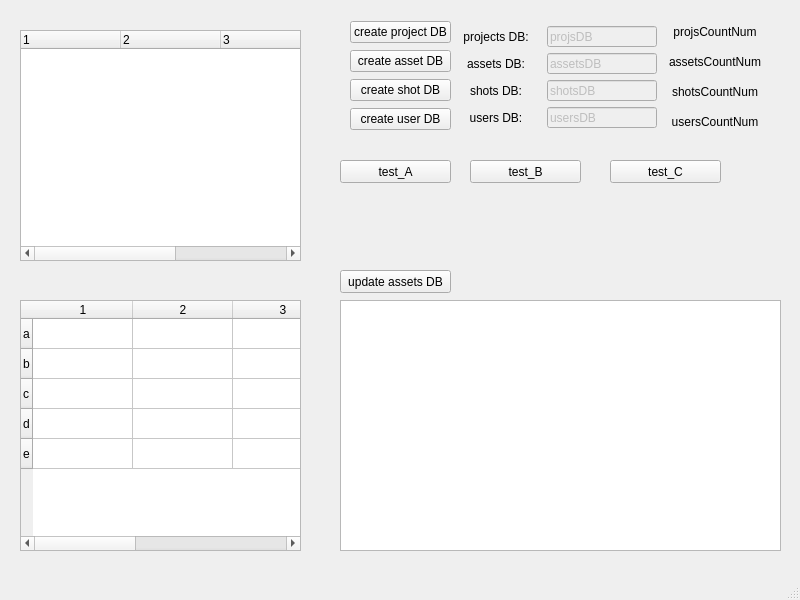
<?xml version="1.0" encoding="UTF-8"?>
<ui version="4.0">
 <class>MainWindow</class>
 <widget class="QMainWindow" name="MainWindow">
  <property name="geometry">
   <rect>
    <x>0</x>
    <y>0</y>
    <width>800</width>
    <height>600</height>
   </rect>
  </property>
  <property name="windowTitle">
   <string>MainWindow</string>
  </property>
  <widget class="QWidget" name="centralwidget">
   <widget class="QWidget" name="horizontalLayoutWidget">
    <property name="geometry">
     <rect>
      <x>350</x>
      <y>20</y>
      <width>411</width>
      <height>114</height>
     </rect>
    </property>
    <layout class="QHBoxLayout" name="horizontalLayout">
     <item>
      <layout class="QVBoxLayout" name="verticalLayout_5">
       <item>
        <widget class="QPushButton" name="createProjectDB_pushButton">
         <property name="text">
          <string>create project DB</string>
         </property>
        </widget>
       </item>
       <item>
        <widget class="QPushButton" name="createAssetDB_pushButton">
         <property name="text">
          <string>create asset DB</string>
         </property>
        </widget>
       </item>
       <item>
        <widget class="QPushButton" name="createShotDB_pushButton">
         <property name="text">
          <string>create shot DB</string>
         </property>
        </widget>
       </item>
       <item>
        <widget class="QPushButton" name="createUserDB_pushButton">
         <property name="text">
          <string>create user DB</string>
         </property>
        </widget>
       </item>
      </layout>
     </item>
     <item>
      <layout class="QVBoxLayout" name="verticalLayout_3">
       <property name="margin">
        <number>6</number>
       </property>
       <item>
        <widget class="QLabel" name="projectDBName_label">
         <property name="text">
          <string>projects DB:</string>
         </property>
         <property name="alignment">
          <set>Qt::AlignCenter</set>
         </property>
        </widget>
       </item>
       <item>
        <widget class="QLabel" name="assetDBName_label">
         <property name="text">
          <string>assets DB:</string>
         </property>
         <property name="alignment">
          <set>Qt::AlignCenter</set>
         </property>
        </widget>
       </item>
       <item>
        <widget class="QLabel" name="shotDBName_label">
         <property name="text">
          <string>shots DB:</string>
         </property>
         <property name="alignment">
          <set>Qt::AlignCenter</set>
         </property>
        </widget>
       </item>
       <item>
        <widget class="QLabel" name="user_DBName_label">
         <property name="text">
          <string>users DB:</string>
         </property>
         <property name="alignment">
          <set>Qt::AlignCenter</set>
         </property>
        </widget>
       </item>
      </layout>
     </item>
     <item>
      <layout class="QVBoxLayout" name="verticalLayout_4">
       <property name="margin">
        <number>6</number>
       </property>
       <item>
        <widget class="QLineEdit" name="projectDBName_lineEdit">
         <property name="enabled">
          <bool>false</bool>
         </property>
         <property name="text">
          <string>projsDB</string>
         </property>
        </widget>
       </item>
       <item>
        <widget class="QLineEdit" name="assetDBName_lineEdit">
         <property name="enabled">
          <bool>false</bool>
         </property>
         <property name="text">
          <string>assetsDB</string>
         </property>
        </widget>
       </item>
       <item>
        <widget class="QLineEdit" name="shotDB_lineEdit">
         <property name="enabled">
          <bool>false</bool>
         </property>
         <property name="text">
          <string>shotsDB</string>
         </property>
        </widget>
       </item>
       <item>
        <widget class="QLineEdit" name="userDB_lineEdit">
         <property name="enabled">
          <bool>false</bool>
         </property>
         <property name="text">
          <string>usersDB</string>
         </property>
        </widget>
       </item>
      </layout>
     </item>
     <item>
      <layout class="QVBoxLayout" name="verticalLayout_2">
       <item>
        <widget class="QLabel" name="projectDBCount_label">
         <property name="text">
          <string>projsCountNum</string>
         </property>
         <property name="alignment">
          <set>Qt::AlignCenter</set>
         </property>
        </widget>
       </item>
       <item>
        <widget class="QLabel" name="assetDBCount_label">
         <property name="text">
          <string>assetsCountNum</string>
         </property>
         <property name="alignment">
          <set>Qt::AlignCenter</set>
         </property>
        </widget>
       </item>
       <item>
        <widget class="QLabel" name="shotDBCount_label">
         <property name="text">
          <string>shotsCountNum</string>
         </property>
         <property name="alignment">
          <set>Qt::AlignCenter</set>
         </property>
        </widget>
       </item>
       <item>
        <widget class="QLabel" name="userDBCount_label">
         <property name="text">
          <string>usersCountNum</string>
         </property>
         <property name="alignment">
          <set>Qt::AlignCenter</set>
         </property>
        </widget>
       </item>
      </layout>
     </item>
    </layout>
   </widget>
   <widget class="QPushButton" name="update_AssetDB_pushButton">
    <property name="geometry">
     <rect>
      <x>340</x>
      <y>270</y>
      <width>111</width>
      <height>23</height>
     </rect>
    </property>
    <property name="text">
     <string>update assets DB</string>
    </property>
   </widget>
   <widget class="QPushButton" name="testA_pushButton">
    <property name="geometry">
     <rect>
      <x>340</x>
      <y>160</y>
      <width>111</width>
      <height>23</height>
     </rect>
    </property>
    <property name="text">
     <string>test_A</string>
    </property>
   </widget>
   <widget class="QPushButton" name="testB_pushButton">
    <property name="geometry">
     <rect>
      <x>470</x>
      <y>160</y>
      <width>111</width>
      <height>23</height>
     </rect>
    </property>
    <property name="text">
     <string>test_B</string>
    </property>
   </widget>
   <widget class="QPushButton" name="testC_pushButton">
    <property name="geometry">
     <rect>
      <x>610</x>
      <y>160</y>
      <width>111</width>
      <height>23</height>
     </rect>
    </property>
    <property name="text">
     <string>test_C</string>
    </property>
   </widget>
   <widget class="QTreeWidget" name="treeWidget">
    <property name="geometry">
     <rect>
      <x>20</x>
      <y>30</y>
      <width>281</width>
      <height>231</height>
     </rect>
    </property>
    <column>
     <property name="text">
      <string>1</string>
     </property>
    </column>
    <column>
     <property name="text">
      <string>2</string>
     </property>
    </column>
    <column>
     <property name="text">
      <string>3</string>
     </property>
    </column>
    <column>
     <property name="text">
      <string>4</string>
     </property>
    </column>
    <column>
     <property name="text">
      <string>5</string>
     </property>
    </column>
   </widget>
   <widget class="QTableWidget" name="tableWidget">
    <property name="geometry">
     <rect>
      <x>20</x>
      <y>300</y>
      <width>281</width>
      <height>251</height>
     </rect>
    </property>
    <row>
     <property name="text">
      <string>a</string>
     </property>
    </row>
    <row>
     <property name="text">
      <string>b</string>
     </property>
    </row>
    <row>
     <property name="text">
      <string>c</string>
     </property>
    </row>
    <row>
     <property name="text">
      <string>d</string>
     </property>
    </row>
    <row>
     <property name="text">
      <string>e</string>
     </property>
    </row>
    <column>
     <property name="text">
      <string>1</string>
     </property>
    </column>
    <column>
     <property name="text">
      <string>2</string>
     </property>
    </column>
    <column>
     <property name="text">
      <string>3</string>
     </property>
    </column>
    <column>
     <property name="text">
      <string>4</string>
     </property>
    </column>
    <column>
     <property name="text">
      <string>5</string>
     </property>
    </column>
   </widget>
   <widget class="QPlainTextEdit" name="info_plainTextEdit">
    <property name="geometry">
     <rect>
      <x>340</x>
      <y>300</y>
      <width>441</width>
      <height>251</height>
     </rect>
    </property>
   </widget>
  </widget>
  <widget class="QMenuBar" name="menubar">
   <property name="geometry">
    <rect>
     <x>0</x>
     <y>0</y>
     <width>800</width>
     <height>21</height>
    </rect>
   </property>
  </widget>
  <widget class="QStatusBar" name="statusbar"/>
 </widget>
 <resources/>
 <connections/>
</ui>
